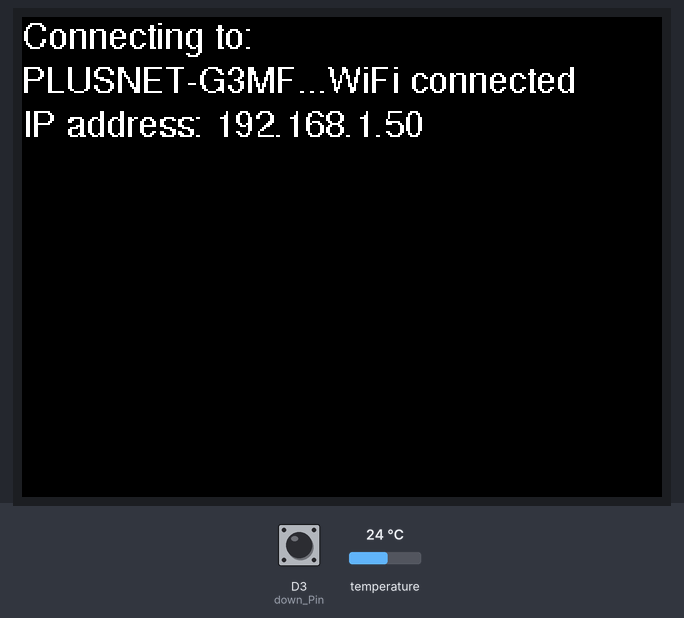
Bench run of a program on a simulated ESP8266 (Wemos D1 mini). Shown: 320×240 colour display. The inputs (shaded band) are chosen by the test bench; at power-on: temperature 24 °C, D3 (down_Pin) HIGH. WiFi joins after 1.5 s; servers stay silent unless stated; no MQTT or app messages arrive unless stated; what the program prints to the serial monitor is not drawn.

Above: at 1.8 s.
At 4.0 s:
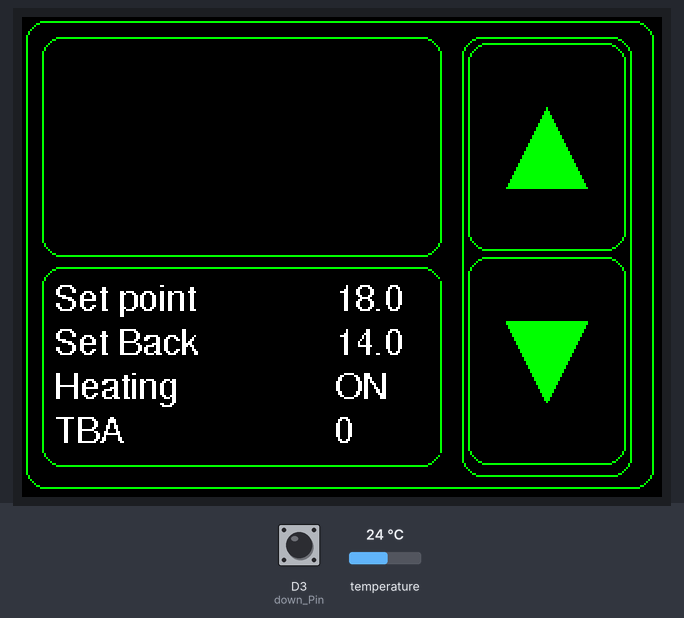
4.1 s: temperature set to 12 °C
At 6.6 s:
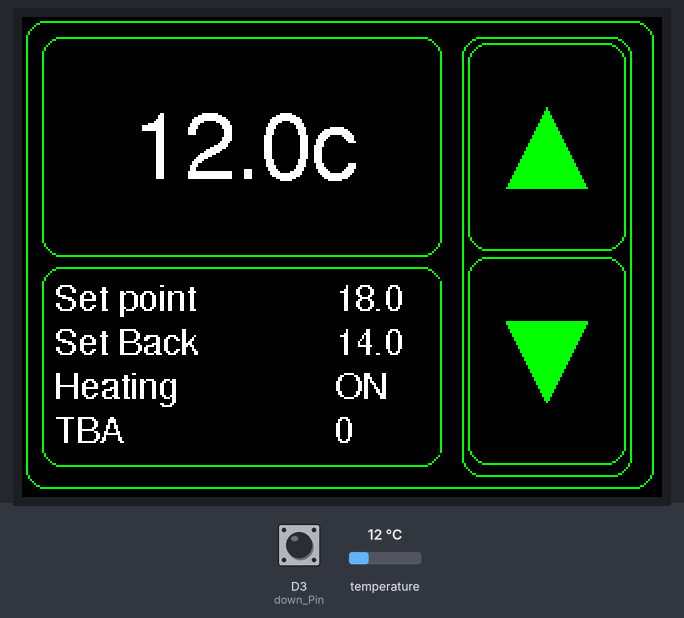
7.3 s: D3 (down_Pin) pulled LOW for 0.15 s
8.9 s: temperature set to 19 °C
At 11.8 s:
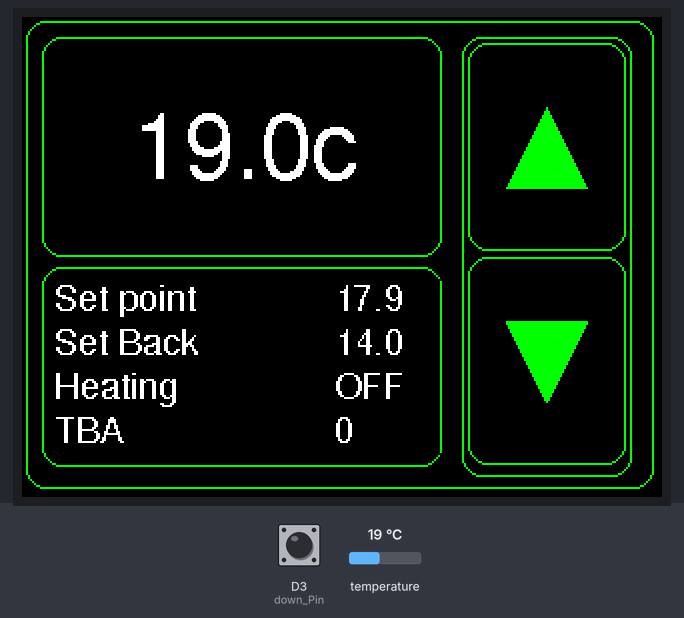
12.3 s: D3 (down_Pin) pulled LOW for 1 s
16.3 s: temperature set to 28 °C
At 21.9 s:
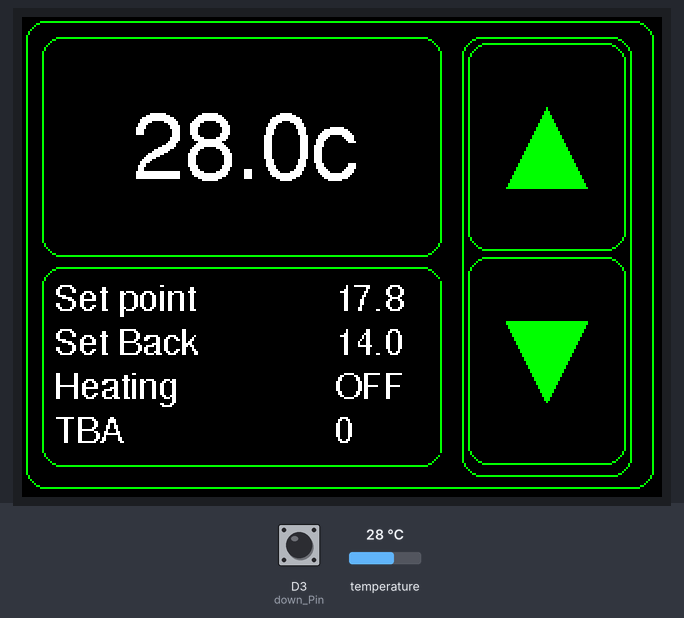
Timing chart, 0 to 23.3 s (numbered marks = the images above; inputs shaded):
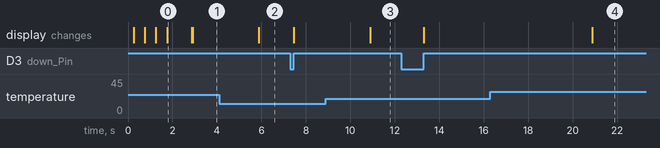

The program:

main.cpp
```cpp
/*
This sketch connects to my MQTT broker, reads the temperature from
a Dallas DS1820B on PIN 5, then publishes it to a random temperature_topic
It also then displays the temprerature on the OLED display.

OLED display uses I2C, on default Wemos SDA and SCL pins


Written by Tony Bell (with help from lots of other clever people!)
17/7/2018

*/

#include <Arduino.h>
//#include <Encoder.h>  Cant get the rotary to work at present....
#include <JC_Button.h>   // Lets try the Button library.... just until we get a touch screen

#include <ArduinoJson.h>        // For parsing messages from MQTT
#include <ESP8266WiFi.h>
#include <Wire.h>
#include <PubSubClient.h>
#include <Adafruit_GFX.h>
// #include <Adafruit_SSD1306.h>   // Consider using a different library, text only....
#include <OneWire.h>
#include <DallasTemperature.h>

#include "SPI.h"
#include "Adafruit_ILI9341.h"     // use this one for the 2.4" TFT Touch screen (SPI)
#include "fonts/FreeSans9pt7b.h"  // get some nice fonts!
#include "fonts/FreeSans12pt7b.h"
#include "fonts/FreeSans18pt7b.h"
#include "fonts/FreeSans24pt7b.h"

// For the Adafruit shield, these are the default.
#define TFT_DC D1
#define TFT_CS D2

#define wifi_ssid "PLUSNET-G3MF"
#define wifi_password "zenith(99)"
//#define wifi_ssid "TP-LINK_6F2267"
//#define wifi_password "026F2267"

#define mqtt_server "pi3.lan"
#define mqtt_user "admin"
#define mqtt_password "dune99"


#define ONE_WIRE_BUS 2 // which pin the ds18b20 is on... D5=GPIO14, D0=GPIO16, D3=GPIO0


// Declare Variables here....
// These are for the temp buttons....

const byte
 up_Pin = 2,
 down_Pin = 0;

const char  *publish_temp_topic    = "tele/thermostat/temperature",
            *heating_control_topic = "cmnd/boiler/POWER",    // Send the Relay command to a "sonoff" called boiler...
            *heating_status_topic  = "stat/boiler/POWER1",    // Boiler relay state topic
            *subscribe_topic       = "tele/Test/SENSOR";          // get temp readings from node called Test ... might not use this

char _buffer[10]; // used to hold temp str buffer for dtostr() func

long lastMsg = 0;
float Current_temp = 0.0;
float Set_point = 18;         // Default Set points
float Set_back = 14;          // Set night set point
float diff = 0.2;             // Difference required before displaying a new temperature
float Temp1;
float Temp2;
char json[300];               // JSON Buffer for parsing remote temp sense info
const char* Date;             // must use const char*'s to extract strings from JSON object
int rotation = 1;             // set the screen orientation mode
long oldPosition  = -999;     // for Rotary encoder use....
bool has_changed = 0;         //  Has the encoder position changed?
bool Night_set_back = 0;      // Default is NOT Night Setback mode
bool Heating = 0;             //  0=FALSE=OFF 1=TRUE=on    -  Relay state to control the heating

// Now instatiate objects:

// Use hardware SPI (on Uno, #13, #12, #11) and the above for CS/DC
Adafruit_ILI9341 display = Adafruit_ILI9341(TFT_CS, TFT_DC);

WiFiClient espClient;                  //Setup wifi stack
PubSubClient client(espClient);        //Setup MQTT client
OneWire oneWire(ONE_WIRE_BUS);         // Setup a oneWire instance to communicate with any OneWire devices
DallasTemperature sensors(&oneWire);   // Pass our oneWire reference to Dallas Temperature.
Button btn_Up(up_Pin, 25, true ,false);
Button btn_Down(down_Pin, 25, true,false);

// Change these two numbers to the pins connected to your encoder.
//   Best Performance: both pins have interrupt capability
//   Good Performance: only the first pin has interrupt capability
//   Low Performance:  neither pin has interrupt capability
// Encoder myEnc(2, 15);
//   avoid using pins with LEDs attached

// add some MQTT topic variable here to drive a remote Sonoff relay node for heating on or Off

// Create variables to hold Screen Box positions, then the Box erase function can use these and adjust the actual co-ordinates by math!
uint8_t radius = 10;

// create Origin start points in each box
int x=0, y=1, w=2, h=3, origin=4;  // generic variables to index into the cordinate array 0-4
int MB_split = 60;                  //  sets the split point for the Msg box width

long Big_box_x=10,      Big_box_y=10,                         Big_box_w=200,    Big_box_h=110;
long Button_box_x=220,  Button_box_y=10,                      Button_box_w=85,  Button_box_h=220;
long Msg_box_x=10,      Msg_box_y=Big_box_h + Big_box_y + 5,  Msg_box_w=200,    Msg_box_h=100;

long  Big_box_origin_x = Big_box_x + 30,
      Big_box_origin_y = Big_box_y + 30;

long  Msg_box_origin_x = Msg_box_x + 6,
      Msg_box_origin_y = Msg_box_y + 6;


long Msg_box_buffer_x = Msg_box_origin_x + (Msg_box_w / 2)+5, Msg_box_buffer_y = Msg_box_origin_y,
      Msg_box_buffer_w = (Msg_box_w / 2)+5, Msg_box_buffer_h = Msg_box_h ;

long  MB_text_line1_x = Msg_box_origin_x,
      MB_text_line1_y = Msg_box_origin_y,
      MB_text_line1_w = Msg_box_w - MB_split - 1,
      MB_text_line1_h = 22;

long  MB_text_line2_x = Msg_box_origin_x,
      MB_text_line2_y = MB_text_line1_y + 22,
      MB_text_line2_w = Msg_box_w - MB_split - 1,
      MB_text_line2_h = 22;

long  MB_text_line3_x = Msg_box_origin_x,
      MB_text_line3_y = MB_text_line2_y + 22,
      MB_text_line3_w = Msg_box_w - MB_split - 1,
      MB_text_line3_h = 22;

long  MB_text_line4_x = Msg_box_origin_x,
      MB_text_line4_y = MB_text_line3_y + 22,
      MB_text_line4_w = Msg_box_w - MB_split - 1,
      MB_text_line4_h = 22;


long Up_button_x = Button_box_x + 3;
long Up_button_y = Button_box_y + 3;
long Up_button_w = Button_box_w - 6;
long Up_button_h = (Button_box_h / 2) - 6 ;

long Down_button_x = Button_box_x + 3;
long Down_button_y = Up_button_y + Up_button_h + 3;
long Down_button_w = Button_box_w - 6;
long Down_button_h = (Button_box_h / 2) - 6;

long Middle_up_x = Up_button_x + (Up_button_w / 2);
long Middle_up_y = Up_button_y + (Up_button_h / 2);
long Middle_down_x = Down_button_x + (Down_button_w / 2);
long Middle_down_y = Down_button_y + (Down_button_h / 2);


void setup_wifi() {
  delay(10);

  display.setRotation(rotation);              // Landscape mode
  display.setFont(&FreeSans9pt7b);            // Set the font
  display.setTextSize(1);
  display.setTextColor(ILI9341_WHITE);
  display.setCursor(0,15);                    // Remember, Cursor position for these fonts is not the same as rectangle.
  display.println("Connecting to: ");
  display.print(wifi_ssid);

  // We start by connecting to a WiFi network

  WiFi.begin(wifi_ssid, wifi_password);

  while (WiFi.status() != WL_CONNECTED) {
    delay(500);
    display.print(".");
  }

  yield();                                    // let the esp8266 think a bit
  Serial.print("WiFi Connected, IP Address: ");
  Serial.println(WiFi.localIP());
  display.println("WiFi connected");
  display.print("IP address: ");
  display.println(WiFi.localIP());
  delay(1000);

}

void callback(char* topic, byte* payload, unsigned int length) {
  // once its working, write it all to the OLED Screen rather than the serial port...
  // Display all received messages in little text, only the payload, not the topic.
  // Declare the jsonbuffer here, it needs to be collapsed after use...

  StaticJsonBuffer<300> jsonBuffer;
  Serial.println("Message arrived...");
// Messages arrive in the "payload" buffer from MQTT, so simply Parse it straight through...
// Now convert the json buffer to a parsed JSON object
    JsonObject& root = jsonBuffer.parseObject(payload);
//    JsonArray& root = jsonBuffer.parseArray(payload);
    // Test if parsing succeeds.
    if (!root.success()) {
      Serial.println("parseObject() failed, probably the buffer isnt big enough");
      return;
    }

  // now try and extract the temperature ..... good luck!
  //  root.prettyPrintTo(Serial);

    Date = root["Time"]; //Date and time are the first entry in the JSON string
    Temp1 = root["DS18x20"]["DS1"]["Temperature"]; // use the square brackets to address the nested parts of the JSON String
    Temp2 = root["DS18x20"]["DS2"]["Temperature"];
}

void clear_Buttonbox(){
  display.fillRect(Button_box_x+6, Button_box_y+6, Button_box_w-10, Button_box_h-10,ILI9341_BLACK);
}


// used to display message on one of the msg lines
void Msg_out(int line, char* msg, char* value){

  display.setFont(&FreeSans9pt7b);

  switch (line) {
    case 1:
      if (strlen(msg)!=0){
        display.setCursor(MB_text_line1_x, MB_text_line1_y + 15);
        display.fillRect(MB_text_line1_x, MB_text_line1_y, MB_text_line1_w, MB_text_line1_h, ILI9341_BLACK);
        display.print(msg);
      }
      if (strlen(value)!=0){
        display.setCursor(MB_text_line1_x + (Msg_box_w - MB_split), MB_text_line1_y + 15);
        display.fillRect(MB_text_line1_x + (Msg_box_w - MB_split + 1), MB_text_line1_y, MB_split - 8, MB_text_line1_h, ILI9341_BLACK);
        display.print(value);
      }
      break;

    case 2:
      if (strlen(msg)!=0){
        display.setCursor(MB_text_line2_x, MB_text_line2_y + 15);
        display.fillRect(MB_text_line2_x, MB_text_line2_y, MB_text_line2_w, MB_text_line2_h, ILI9341_BLACK);
        display.print(msg);
      }
      if (strlen(value)!=0){
        display.setCursor(MB_text_line2_x + (Msg_box_w - MB_split), MB_text_line2_y + 15);
        display.fillRect(MB_text_line2_x + (Msg_box_w - MB_split + 1), MB_text_line2_y, MB_split - 8, MB_text_line1_h, ILI9341_BLACK);
        display.print(value);
      }

      break;

    case 3:
      if (strlen(msg)!=0){
        display.setCursor(MB_text_line3_x, MB_text_line3_y + 15);
        display.fillRect(MB_text_line3_x, MB_text_line3_y, MB_text_line3_w, MB_text_line3_h, ILI9341_BLACK);
        display.print(msg);
      }
      if (strlen(value)!=0){
        display.setCursor(MB_text_line3_x + (Msg_box_w - MB_split), MB_text_line3_y + 15);
        display.fillRect(MB_text_line3_x + (Msg_box_w - MB_split + 1), MB_text_line3_y, MB_split - 8, MB_text_line3_h, ILI9341_BLACK);
        display.print(value);
      }

      break;

    case 4:
      if (strlen(msg)!=0){
        display.setCursor(MB_text_line4_x, MB_text_line4_y + 15);
        display.fillRect(MB_text_line4_x, MB_text_line4_y, MB_text_line4_w, MB_text_line4_h, ILI9341_BLACK);
        display.print(msg);
      }
      if (strlen(value)!=0){
        display.setCursor(MB_text_line4_x + (Msg_box_w - MB_split), MB_text_line4_y + 15);
        display.fillRect(MB_text_line4_x + (Msg_box_w - MB_split + 1), MB_text_line4_y, MB_split - 8, MB_text_line4_h, ILI9341_BLACK);
        display.print(value);
      }

      break;
  }

}

void paint_screen(){

  display.setRotation(rotation);              // set the orientation of the screen
  display.fillScreen(ILI9341_BLACK);          // Clear the screen
// Draw the screen outline
  display.drawRoundRect(2, 2, 320-6, 240-6, radius, ILI9341_GREEN);
// Draw the Big box outline
  display.drawRoundRect(Big_box_x, Big_box_y,Big_box_w, Big_box_h, radius, ILI9341_GREEN);
// Draw the Button Outline
  display.drawRoundRect(Button_box_x, Button_box_y, Button_box_w, Button_box_h, radius, ILI9341_GREEN);
    // Draw the buttons
    display.drawRoundRect(Up_button_x, Up_button_y, Up_button_w, Up_button_h, radius, ILI9341_GREEN);
    display.drawRoundRect(Down_button_x, Down_button_y, Down_button_w, Down_button_h, radius, ILI9341_GREEN);
    // Now the arrows.....
    display.fillTriangle(Middle_up_x - 20, Middle_up_y + 20, Middle_up_x ,Middle_up_y - 20, Middle_up_x + 20, Middle_up_y + 20, ILI9341_GREEN);
    display.fillTriangle(Middle_down_x - 20, Middle_down_y - 20, Middle_down_x + 20, Middle_down_y -20, Middle_down_x, Middle_down_y + 20, ILI9341_GREEN);
// Draw the Message box
  display.drawRoundRect(Msg_box_x, Msg_box_y, Msg_box_w, Msg_box_h, radius, ILI9341_GREEN);
  display.setCursor(Msg_box_origin_x, Msg_box_origin_y);

// Display initial Text values in Text boxes along with any default settings for Values:

  Msg_out(1, "Set point", dtostrf(Set_point, 4, 1, _buffer ));
  Msg_out(2, "Set Back",  dtostrf(Set_back,  4, 1, _buffer ));
  Msg_out(3, "Heating", "OFF");
  Msg_out(4, "TBA", "0");

}

void reconnect() {
  // Loop until we're reconnected
  while (!client.connected()) {
    Serial.print("Attempting MQTT connection...");
    // Attempt to connect
    // If you do not want to use a username and password, change next line to
    // if (client.connect("ESP8266Client")) {
    if (client.connect("ESP8266Client", mqtt_user, mqtt_password)) {
    //if (client.connect("ESP8266Client")) {
      Serial.println("MQTT: connected");
      Serial.print("Subscribing to: ");
      Serial.println(subscribe_topic);

      client.subscribe(subscribe_topic);              // and re-subscribe to a "topic"
    } else {
      Serial.print("failed, rc=");
      Serial.print(client.state());
      Serial.println(" try again in 5 seconds");
      // Wait 5 seconds before retrying
      delay(5000);
    }
  }
}

bool checkBound(float newValue, float prevValue, float maxDiff) {
  return !isnan(newValue) &&
         (newValue < prevValue - maxDiff || newValue > prevValue + maxDiff);
}

void read_Buttons(){
  btn_Up.read();
  btn_Down.read();

  if (btn_Up.wasPressed()) {

    Set_point = Set_point + 0.1 ;
    Msg_out(1, "", dtostrf(Set_point, 4, 1, _buffer )); // display set_point

  }

  if (btn_Down.wasPressed()) {

    Set_point = Set_point - 0.1 ;
    Msg_out(1, "", dtostrf(Set_point, 4, 1, _buffer )); // display set_point
  }

}

void heating_Control(){
  if ((Current_temp < Set_point) & !Heating) {   // If heating isnt on and its colder than the current setpoint, turn it on
    Serial.println("Heating going: ON");
    Heating = true;
    client.publish(heating_control_topic, "ON");              // Turn on remote relay
    Msg_out(3, "", "ON");
  }
  else if ((Current_temp >= Set_point) & Heating) {
    Serial.println("Heating going: OFF");
    Heating = false;
    client.publish(heating_control_topic, "OFF");              // Turn OFF remote relay
    Msg_out(3, "", "OFF");
  }

}

void read_Temperature(){

  long now = millis();                          //  Only check the temp every 5 seconds
  if (now - lastMsg > 5000) {

    lastMsg = now;
    sensors.requestTemperatures(); // Send the command to get temperatures
    delay(100);
    float newTemp = sensors.getTempCByIndex(0);

       if (checkBound(newTemp, Current_temp, diff)) {      // check if the temp has changed, if it has, is it over or under the set point... action Heating relay accordingly

          Current_temp = newTemp;
          client.publish(publish_temp_topic, String(Current_temp).c_str(), true);
          display.setFont(&FreeSans24pt7b);
          display.setTextColor(ILI9341_WHITE);
          display.fillRect(Big_box_x+6, Big_box_y+6, Big_box_w-10, Big_box_h-10,ILI9341_BLACK); // Clear the display
          display.setCursor(Big_box_origin_x + 15, Big_box_origin_y + 40);
          display.print(Current_temp,1);
          display.print((char)247); // degree symbol
          display.println("c");
    }
  }
}

void setup() {

  Serial.begin(115200);
  btn_Up.begin();
  btn_Down.begin();
  display.begin();
  display.fillScreen(ILI9341_BLACK);
  sensors.begin();                            // Start the DS temp sensors
  setup_wifi();
  client.setServer(mqtt_server, 1883);
  client.setCallback(callback);               // Creat the callback function for Subscribed messages to arrive on
//  myEnc.write(Set_point);                  // Set the initial value of the Encoder position 10 times larger to use increment of 0.1 degree per click
  paint_screen();                             // Display the Screen Outline stuff
}

void loop() {
  if (!client.connected()) {
    reconnect();
  }
  client.loop();

  read_Buttons();

  read_Temperature();   // Reads the temperature, and checks if heating needs ot be on or off....

  heating_Control();

}
```

Measured:
- after the input at 4.1 s, the display: changes after 1.8 s (image 2)
- after the input at 8.9 s, the display: changes after 2.0 s (image 3)
- after the input at 16.3 s, the display: changes after 4.6 s (image 4)
- what the display in image 0 shows lasts 1.1 s, from 1.8 s to 2.9 s
